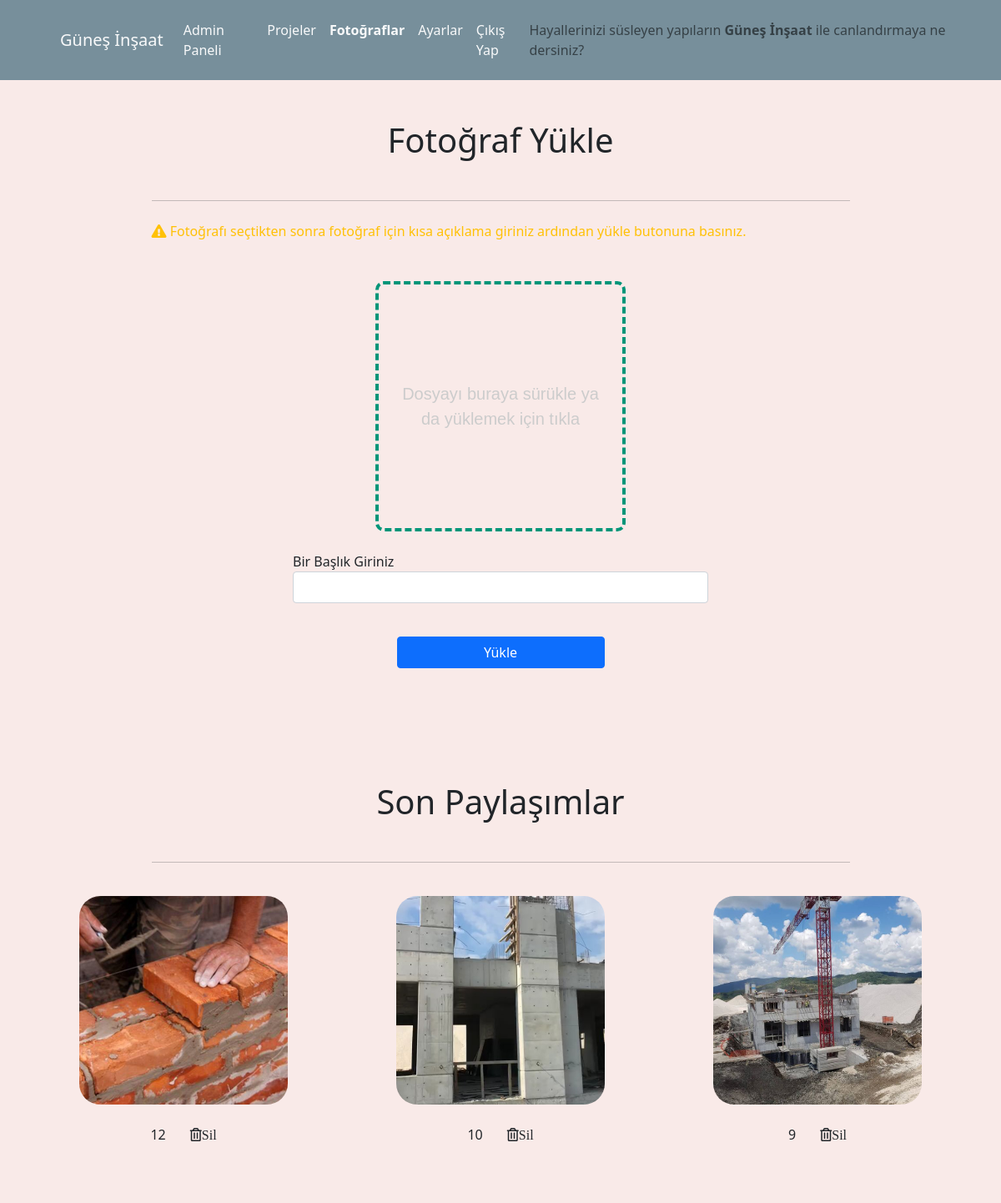
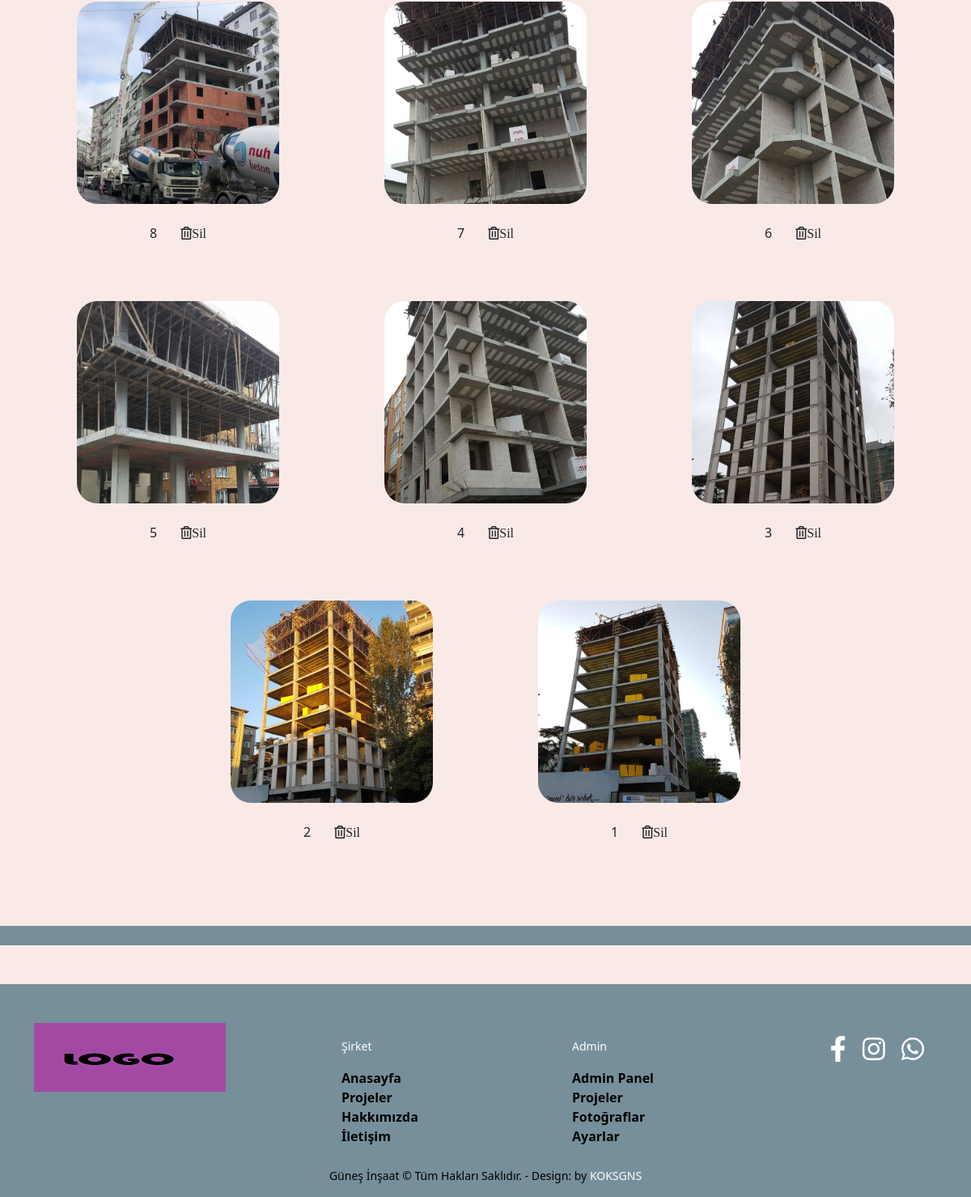
Screenshot of /screen/admin/fotograflar.php (signed in) with the database file from the repository (2 pictures, top to bottom).
### tables this page shows
CREATE TABLE IF NOT EXISTS `fotograflar` (
  `id` int NOT NULL AUTO_INCREMENT,
  `fotoAciklama` varchar(100) NOT NULL,
  `IMG` varchar(101) NOT NULL,
  PRIMARY KEY (`id`)
);

### screen/admin/fotograflar.php (the view, shortened to what this page needs)
<?php
$UserID = $_SESSION["id"];
if($UserID != ""){
  require("../../PHP/gereksinimler.php");
  $SORGU		=	$VeritabaniBaglantisi->prepare("SELECT * FROM  fotograflar ");
  $SORGU->execute();
  $SORGULAR	=	$SORGU->fetchAll(PDO::FETCH_ASSOC);
  $SORGULAR = array_reverse($SORGULAR);
?>
<!DOCTYPE html>
<html lang="tr">
<head>
    <link href="https://cdn.jsdelivr.net/npm/bootstrap@5.0.0-beta2/dist/css/bootstrap.min.css" rel="stylesheet">
    <link rel="stylesheet" type="text/css" href="../../css/main.css"/>
    <link rel="stylesheet" href="https://cdnjs.cloudflare.com/ajax/libs/font-awesome/5.15.2/css/all.min.css" />
</head>
<body>
  <nav class="navbar navbar-expand-lg navbar-light p-3" style="background-color: #778f9b;">
    <div class="container-fluid">
      <a class="navbar-brand text-light" href="../index.php">Güneş İnşaat</a>
      <div class="collapse navbar-collapse" id="navbarText">
        <ul class="navbar-nav me-auto mb-2 mb-lg-0">
          <li class="nav-item">
            <a class="nav-link text-light " aria-current="page" href="home.php">Admin Paneli</a>
          </li>
          <li class="nav-item">
            <a class="nav-link text-light" href="projeler.php">Projeler</a>
          </li>
          <li class="nav-item">
            <a class="nav-link text-light active" href="fotograflar.php"><b>Fotoğraflar</b></a>
          </li>
          <li class="nav-item">
            <a class="nav-link text-light" href="ayarlar.php">Ayarlar</a>
          </li>
          <li class="nav-item">
            <a class="nav-link text-light" href="cikis.php">Çıkış Yap</a>
          </li>
        </ul>
        <span class="navbar-text">
            Hayallerinizi süsleyen yapıların <b>Güneş İnşaat</b> ile canlandırmaya ne dersiniz?
        </span>
      </div>
    </div>
  </nav>
  <div class="container">
    <h1 class="text-center my-5">Fotoğraf Yükle</h1>
     <hr class="w-75 mt-5 mb-4 m-auto justify-content-center">
     <p class="w-75 m-auto text-warning"><i class="fas fa-exclamation-triangle"></i> Fotoğrafı seçtikten sonra fotoğraf için kısa açıklama giriniz ardından yükle butonuna basınız.</p>
       <div class="row m-5">
         <form action="../../PHP/fotografKayit.php" enctype="multipart/form-data" method="POST">
             <div class="drop-zone m-auto">
                 <span class="drop-zone__prompt">Dosyayı buraya sürükle ya da yüklemek için tıkla</span>
             </div>
             <br>
             <div class="form-group w-50 m-auto">
              <label for="fotoAciklama" >Bir Başlık Giriniz</label>
              <input type="text" name="fotoAciklama" maxlength="100" class="form-control"  id="fotoAciklama" required>
            </div>
            <br>
             <div class="form-group text-center my-3 col-12">
                 <button type="submit" class="btn btn-primary w-25">Yükle</button>
             </div>
         </form>
       </div>
   </div>
   <br>
   <div class="container my-5">
    <h1 class="text-center">Son Paylaşımlar</h1>
    <hr class="w-75 mt-5 mb-4 m-auto justify-content-center">
      <div class="row text-center justify-content-center">
        <?php
            foreach($SORGULAR as $Sorgu){
              $img=$Sorgu["IMG"];
          ?>
        <div class="col-12 col-sm-6 col-md-4 projedetayfotolar my-3">
          <img src="../../images/photo/<?=$Sorgu["IMG"] ?>" class= "projeimgDetay" alt="<?=$Sorgu["fotoAciklama"]; ?>"> <br> <br>
          <p><?=$Sorgu["fotoAciklama"]; ?> &nbsp;&nbsp;&nbsp;&nbsp;&nbsp; <i class="far fa-trash-alt" onclick="deletePhoto('<?=$img?>')">Sil</i></p> <br>
        </div><?php } ?>
      </div>
    </div>
    <div class="container-fluid my-5 text-center"  style=" background-color: #778f9b">
    </div>
  <?php
require("footer.php");
  ?>
</body>
</html>
<?php
}else{
    header("Location:../");
}
?>

### css/main.css (style rules this page uses)
body { background-color: #f9eae8; }
.navbar { padding-left: 5% !important; }
.projedetayfotolar img { width: 250px; }
.projeimgDetay { display: inline-block; border: 0; position: relative; -webkit-transition: all 200ms ease-in; -webkit-transform: scale(1); -ms-transition: all 200ms ease-in; -ms-transform: scale(1); -moz-transition: all 200ms ease-in; -moz-transform: scale(1); transition: all 200ms ease-in; transform: scale(1); border-radius: 25px; }
.drop-zone { max-width: 300px; height: 300px; padding: 25px; display: flex; align-items: center; justify-content: center; text-align: center; font-family: "Quicksand", sans-serif; font-weight: 500; font-size: 20px; cursor: pointer; color: #cccccc; border: 4px dashed #009578; border-radius: 10px; box-sizing: border-box; margin-top: 20px; }

### rows the page displays
fotograflar: IMG (picture), fotoAciklama "12"
fotograflar: IMG (picture), fotoAciklama "10"
fotograflar: IMG (picture), fotoAciklama "9"
fotograflar: IMG (picture), fotoAciklama "8"
fotograflar: IMG (picture), fotoAciklama "7"
fotograflar: IMG (picture), fotoAciklama "6"
fotograflar: IMG (picture), fotoAciklama "5"
fotograflar: IMG (picture), fotoAciklama "4"
fotograflar: IMG (picture), fotoAciklama "3"
fotograflar: IMG (picture), fotoAciklama "2"
fotograflar: IMG (picture), fotoAciklama "1"
